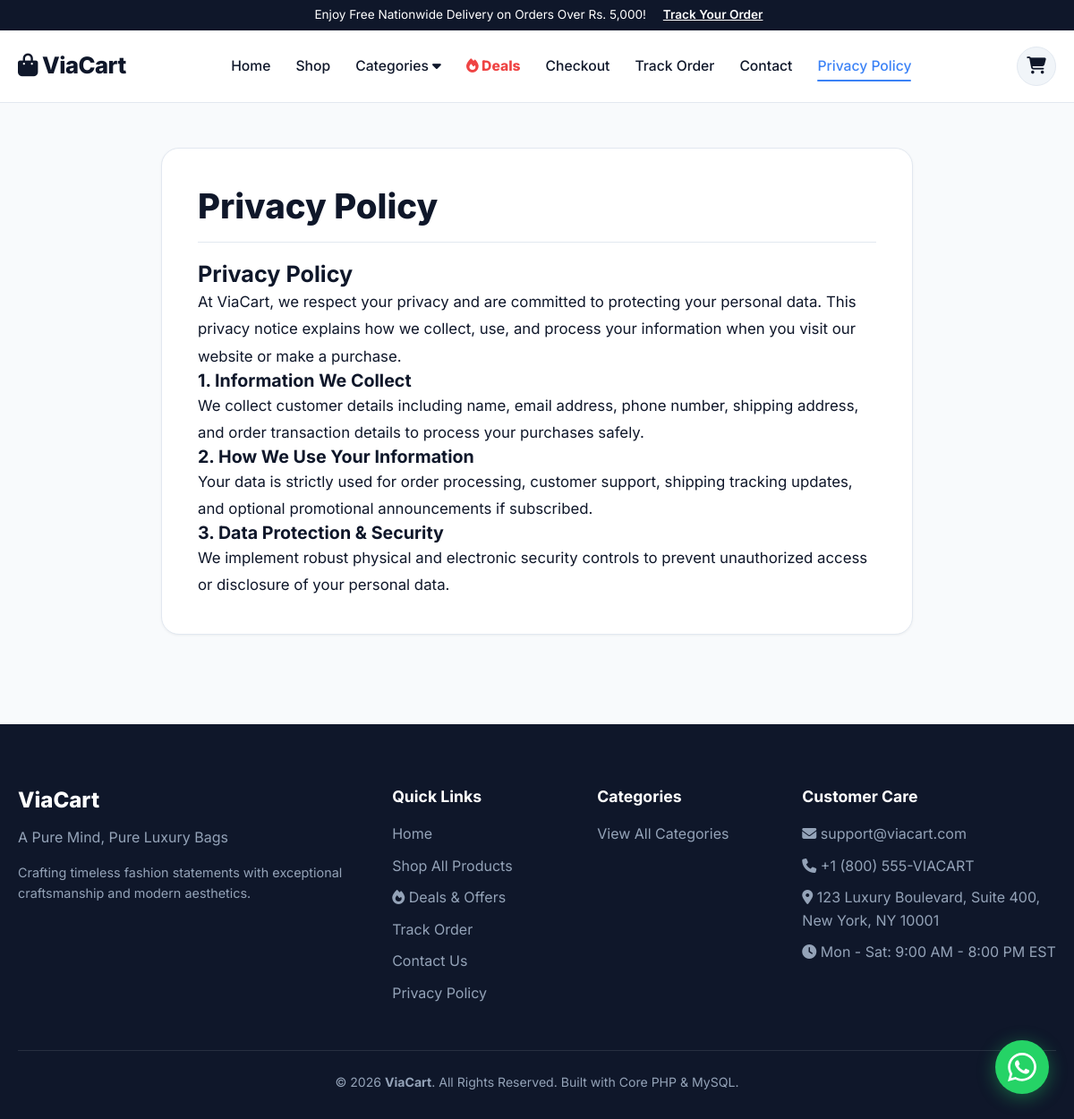
Screenshot of /privacy-policy.php with the database file from the repository.
### tables this page shows
CREATE TABLE IF NOT EXISTS `pages` (
  `page_key` VARCHAR(50) NOT NULL PRIMARY KEY,
  `title` VARCHAR(255) NOT NULL,
  `content` LONGTEXT NULL,
  `meta_title` VARCHAR(255) NULL,
  `meta_description` TEXT NULL,
  `meta_keywords` TEXT NULL,
  `hero_title` VARCHAR(255) NULL,
  `hero_subtitle` TEXT NULL,
  `hero_cta_text` VARCHAR(100) NULL,
  `hero_cta_url` VARCHAR(255) NULL,
  `hero_image` VARCHAR(500) NULL,
  `contact_email` VARCHAR(100) NULL,
  `contact_phone` VARCHAR(100) NULL,
  `contact_address` TEXT NULL,
  `contact_hours` VARCHAR(255) NULL,
  `updated_at` TIMESTAMP DEFAULT CURRENT_TIMESTAMP ON UPDATE CURRENT_TIMESTAMP
);

### includes/db.php (called while the page is built, shortened)
<?php
function get_db() {
    static $pdo = null;
    if ($pdo !== null) {
        return $pdo;
    }
    try {
        $pdo = new PDO("mysql:host=" . DB_HOST . ";dbname=" . DB_NAME . ";charset=utf8mb4", DB_USER, DB_PASS, [
            PDO::ATTR_ERRMODE => PDO::ERRMODE_EXCEPTION,
            PDO::ATTR_DEFAULT_FETCH_MODE => PDO::FETCH_ASSOC,
        ]);
        $colors_check = $pdo->query("SHOW COLUMNS FROM products LIKE 'colors'");
        if ($colors_check->rowCount() === 0) {
            $pdo->exec("ALTER TABLE products ADD COLUMN colors TEXT NULL DEFAULT NULL AFTER description");
            $pdo->exec("ALTER TABLE products ADD COLUMN sizes TEXT NULL DEFAULT NULL AFTER colors");
        }
        $gallery_check = $pdo->query("SHOW COLUMNS FROM products LIKE 'gallery_images'");
        if ($gallery_check->rowCount() === 0) {
            $pdo->exec("ALTER TABLE products ADD COLUMN gallery_images TEXT NULL DEFAULT NULL AFTER image");
        }
        return $pdo;
    } catch (PDOException $e) {
        die("<div style='font-family:sans-serif; padding:30px; background:#fee2e2; color:#991b1b; border-radius:12px; margin:40px auto; max-width:600px; text-align:center;'><h2>MySQL Connection Error</h2><p>" . htmlspecialchars($e->getMessage()) . "</p><p><small>Please make sure MySQL is running in XAMPP.</small></p></div>");
    }
}
function get_all_settings() {
    $db = get_db();
    $stmt = $db->query("SELECT setting_key, setting_value FROM settings");
    $rows = $stmt->fetchAll();
    $settings = [];
    foreach ($rows as $row) {
        $settings[$row['setting_key']] = $row['setting_value'];
    }
    return $settings;
}
function get_page_data($page_key) {
    $db = get_db();
    $stmt = $db->prepare("SELECT * FROM pages WHERE page_key = ?");
    $stmt->execute([$page_key]);
    $row = $stmt->fetch();
    return $row;
}

### privacy-policy.php (the view, shortened to what this page needs)
<?php
require_once __DIR__ . '/includes/db.php';
$privacy_data = get_page_data('privacy');
require_once __DIR__ . '/includes/header.php';
?>
<div class="container" style="padding-top:50px; padding-bottom:100px;">
    <div style="max-width:840px; margin:0 auto;" class="surface-box">
        <h1 style="font-size:2.4rem; font-weight:800; margin-bottom:20px; border-bottom:1px solid var(--border-color); padding-bottom:16px; color:var(--secondary-color);">
            <?= htmlspecialchars($privacy_data['title'] ?: 'Privacy Policy') ?>
        </h1>
        <div style="font-size:1.05rem; line-height:1.8; color:var(--text-main);">
            <?= $privacy_data['content'] ?: '<p>Privacy policy content will appear here once updated in the CMS.</p>' ?>
        </div>
    </div>
</div>
<?php require_once __DIR__ . '/includes/footer.php'; ?>

### includes/footer.php (shortened to what this page needs)
<?php
require_once __DIR__ . '/db.php';
$settings = get_all_settings();
$contact_data = get_page_data('contact');
$site_name = !empty($settings['site_name']) ? $settings['site_name'] : 'ViaCart';
$tagline = !empty($settings['tagline']) ? $settings['tagline'] : 'Luxury Bags & Fine Fashion Accessories';
$raw_wa = !empty($settings['whatsapp_number']) ? $settings['whatsapp_number'] : '12125550199';
$wa_clean_number = preg_replace('/[^0-9]/', '', $raw_wa);
?>
    <footer class="site-footer">
        <div class="container">
            <div class="footer-grid">
                <div class="footer-brand">
                    <h3><?= htmlspecialchars($site_name) ?></h3>
                    <p><?= htmlspecialchars($tagline) ?></p>
                    <p style="margin-top: 14px; font-size: 0.9rem; line-height: 1.6;">
                        Crafting timeless fashion statements with exceptional craftsmanship and modern aesthetics.
                    </p>
                </div>
                <div class="footer-col">
                    <h4>Quick Links</h4>
                    <ul>
                        <li><a href="index">Home</a></li>
                        <li><a href="shop">Shop All Products</a></li>
                        <li><a href="deals"><i class="fa-solid fa-fire"></i> Deals & Offers</a></li>
                        <li><a href="track-order">Track Order</a></li>
                        <li><a href="contact">Contact Us</a></li>
                        <li><a href="privacy-policy">Privacy Policy</a></li>
                    </ul>
                </div>
                <div class="footer-col">
                    <h4>Categories</h4>
                    <ul>
                        <li><a href="shop">View All Categories</a></li>
                    </ul>
                </div>
                <div class="footer-col">
                    <h4>Customer Care</h4>
                    <ul>
                        <?php if (!empty($contact_data['contact_email'])): ?>
                            <li><i class="fa-solid fa-envelope"></i> <?= htmlspecialchars($contact_data['contact_email']) ?></li>
                        <?php endif; ?>
                        <?php if (!empty($contact_data['contact_phone'])): ?>
                            <li><i class="fa-solid fa-phone"></i> <?= htmlspecialchars($contact_data['contact_phone']) ?></li>
                        <?php endif; ?>
                        <?php if (!empty($contact_data['contact_address'])): ?>
                            <li><i class="fa-solid fa-location-dot"></i> <?= htmlspecialchars($contact_data['contact_address']) ?></li>
                        <?php endif; ?>
                        <?php if (!empty($contact_data['contact_hours'])): ?>
                            <li><i class="fa-solid fa-clock"></i> <?= htmlspecialchars($contact_data['contact_hours']) ?></li>
                        <?php endif; ?>
                    </ul>
                </div>
            </div>
            <div class="footer-bottom">
                <p>&copy; <?= date('Y') ?> <strong><?= htmlspecialchars($site_name) ?></strong>. All Rights Reserved. Built with Core PHP & MySQL.</p>
            </div>
        </div>
    </footer>
    <?php if (!empty($wa_clean_number)): ?>
        <a href="https://wa.me/<?= htmlspecialchars($wa_clean_number) ?>?text=<?= urlencode('*WELCOME TO VIACART* What would you like to order?') ?>" target="_blank" class="whatsapp-float" title="Chat with us on WhatsApp">
        </a>
    <?php endif; ?>
</body>
</html>

### assets/css/style.css (style rules this page uses)
:root { --primary-color: #3b82f6; --primary-hover: #2563eb; --secondary-color: #0f172a; --secondary-light: #1e293b; --accent-color: #f59e0b; --bg-body: #f8fafc; --bg-surface: #ffffff; --bg-muted: #f1f5f9; --text-main: #0f172a; --text-muted: #64748b; --text-light: #94a3b8; --border-color: #e2e8f0; --radius-sm: 6px; --radius-md: 12px; --radius-lg: 20px; --shadow-sm: 0 1px 3px rgba(0, 0, 0, 0.05); --shadow-md: 0 4px 20px -2px rgba(0, 0, 0, 0.08); --shadow-lg: 0 10px 30px -5px rgba(0, 0, 0, 0.12); --font-heading: 'Inter', sans-serif; --font-body: 'Inter', sans-serif; }
* { box-sizing: border-box; margin: 0; padding: 0; }
body { font-family: var(--font-body); background-color: var(--bg-body); color: var(--text-main); line-height: 1.6; min-height: 100vh; display: flex; flex-direction: column; }
h1, h2, h3, h4, h5, h6 { font-family: var(--font-heading); color: var(--secondary-color); line-height: 1.25; }
a { color: inherit; text-decoration: none; transition: all 0.2s ease; }
.container { max-width: 1240px; margin: 0 auto; padding: 0 20px; width: 100%; }
html { -webkit-text-size-adjust: 100%; }
body { overflow-x: hidden; }
.surface-box { background: #ffffff; border-radius: var(--radius-lg); padding: 40px; border: 1px solid var(--border-color); box-shadow: var(--shadow-sm); }
.whatsapp-float { position: fixed; bottom: 28px; right: 28px; width: 60px; height: 60px; background-color: #25D366; color: #FFF; border-radius: 50px; text-align: center; font-size: 30px; box-shadow: 0 4px 20px rgba(37, 211, 102, 0.4); z-index: 1000; display: flex; align-items: center; justify-content: center; transition: transform 0.3s ease, box-shadow 0.3s ease; animation: pulse-wa 2s infinite; }
.site-footer { background: var(--secondary-color); color: #94a3b8; padding: 70px 0 30px 0; margin-top: auto; }
.footer-grid { display: grid; grid-template-columns: 2fr 1fr 1fr 1.5fr; gap: 40px; margin-bottom: 50px; }
.footer-brand h3 { color: #ffffff; font-size: 1.5rem; font-weight: 800; margin-bottom: 14px; }
.footer-col h4 { color: #ffffff; font-size: 1.1rem; margin-bottom: 18px; }
.footer-col ul { list-style: none; display: flex; flex-direction: column; gap: 10px; }
.footer-bottom { border-top: 1px solid rgba(255, 255, 255, 0.1); padding-top: 24px; text-align: center; font-size: 0.88rem; }

### rows the page displays
pages: title "Privacy Policy", content "Privacy Policy At ViaCart, we respect your privacy and are committed to protecting your personal data. This privacy notice explains how we collect, use, and process your information when you visit our website or make a purchase. 1. Information We Collect We collect customer details including name, email address, phone number, shipping address, and order transaction details to process your purchases safely. 2. How We Use Your Information Your data is strictly used for order processing, customer support, shipping tracking updates, and optional promotional announcements if subscribed. 3. Data Protection & Security We implement robust physical and electronic security controls to prevent…"
pages: contact_email "support@viacart.com", contact_phone "+1 (800) 555-VIACART", contact_address "123 Luxury Boulevard, Suite 400, New York, NY 10001", contact_hours "Mon - Sat: 9:00 AM - 8:00 PM EST"

### other values shown
$site_name "ViaCart"
$tagline "A Pure Mind, Pure Luxury Bags"
